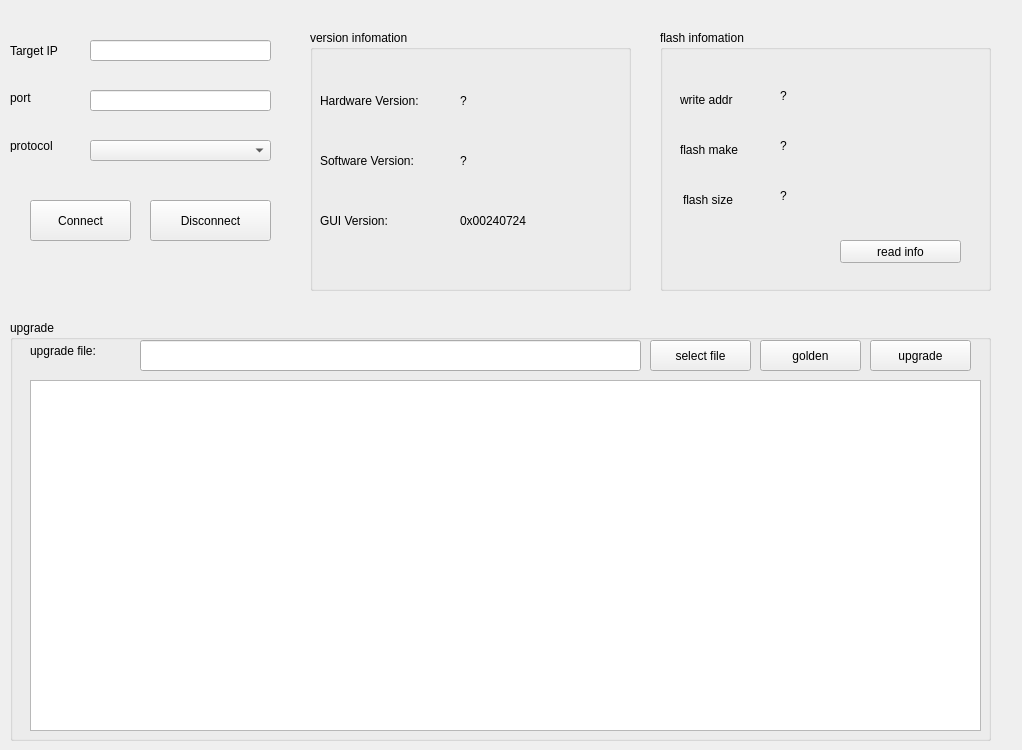
<?xml version="1.0" encoding="UTF-8"?>
<ui version="4.0">
 <class>Form</class>
 <widget class="QWidget" name="Form">
  <property name="geometry">
   <rect>
    <x>0</x>
    <y>0</y>
    <width>1022</width>
    <height>750</height>
   </rect>
  </property>
  <property name="minimumSize">
   <size>
    <width>0</width>
    <height>0</height>
   </size>
  </property>
  <property name="maximumSize">
   <size>
    <width>16777215</width>
    <height>16777215</height>
   </size>
  </property>
  <property name="windowTitle">
   <string>Form</string>
  </property>
  <widget class="QLabel" name="label_37">
   <property name="geometry">
    <rect>
     <x>10</x>
     <y>40</y>
     <width>71</width>
     <height>21</height>
    </rect>
   </property>
   <property name="text">
    <string>Target IP</string>
   </property>
  </widget>
  <widget class="QLineEdit" name="ipaddr_lineEdit">
   <property name="geometry">
    <rect>
     <x>90</x>
     <y>40</y>
     <width>181</width>
     <height>21</height>
    </rect>
   </property>
  </widget>
  <widget class="QPushButton" name="ipaddr_connect_btn">
   <property name="geometry">
    <rect>
     <x>30</x>
     <y>200</y>
     <width>101</width>
     <height>41</height>
    </rect>
   </property>
   <property name="text">
    <string>Connect</string>
   </property>
  </widget>
  <widget class="QPushButton" name="ipaddr_disconnect_btn">
   <property name="geometry">
    <rect>
     <x>150</x>
     <y>200</y>
     <width>121</width>
     <height>41</height>
    </rect>
   </property>
   <property name="text">
    <string>Disconnect</string>
   </property>
  </widget>
  <widget class="QGroupBox" name="groupBox_21">
   <property name="geometry">
    <rect>
     <x>310</x>
     <y>30</y>
     <width>321</width>
     <height>261</height>
    </rect>
   </property>
   <property name="title">
    <string>version infomation</string>
   </property>
   <widget class="QLabel" name="hardware_ver_label">
    <property name="geometry">
     <rect>
      <x>150</x>
      <y>60</y>
      <width>131</width>
      <height>21</height>
     </rect>
    </property>
    <property name="text">
     <string>?</string>
    </property>
   </widget>
   <widget class="QLabel" name="firmware_ver_label">
    <property name="geometry">
     <rect>
      <x>150</x>
      <y>120</y>
      <width>131</width>
      <height>21</height>
     </rect>
    </property>
    <property name="text">
     <string>?</string>
    </property>
   </widget>
   <widget class="QLabel" name="software_ver_label">
    <property name="geometry">
     <rect>
      <x>150</x>
      <y>180</y>
      <width>131</width>
      <height>21</height>
     </rect>
    </property>
    <property name="text">
     <string>0x00240724</string>
    </property>
   </widget>
   <widget class="QLabel" name="label_35">
    <property name="geometry">
     <rect>
      <x>10</x>
      <y>60</y>
      <width>121</width>
      <height>21</height>
     </rect>
    </property>
    <property name="text">
     <string>Hardware Version:</string>
    </property>
   </widget>
   <widget class="QLabel" name="label_38">
    <property name="geometry">
     <rect>
      <x>10</x>
      <y>120</y>
      <width>121</width>
      <height>21</height>
     </rect>
    </property>
    <property name="text">
     <string>Software Version:</string>
    </property>
   </widget>
   <widget class="QLabel" name="label_36">
    <property name="geometry">
     <rect>
      <x>10</x>
      <y>180</y>
      <width>121</width>
      <height>21</height>
     </rect>
    </property>
    <property name="text">
     <string>GUI Version:</string>
    </property>
   </widget>
  </widget>
  <widget class="QGroupBox" name="groupBox_22">
   <property name="geometry">
    <rect>
     <x>10</x>
     <y>320</y>
     <width>981</width>
     <height>421</height>
    </rect>
   </property>
   <property name="title">
    <string>upgrade</string>
   </property>
   <widget class="QLabel" name="label_44">
    <property name="geometry">
     <rect>
      <x>20</x>
      <y>20</y>
      <width>131</width>
      <height>21</height>
     </rect>
    </property>
    <property name="text">
     <string>&lt;html&gt;&lt;head/&gt;&lt;body&gt;&lt;p&gt;&lt;span style=&quot; font-size:11pt;&quot;&gt;upgrade file:&lt;/span&gt;&lt;/p&gt;&lt;/body&gt;&lt;/html&gt;</string>
    </property>
   </widget>
   <widget class="QPushButton" name="upgrade_file_button">
    <property name="geometry">
     <rect>
      <x>640</x>
      <y>20</y>
      <width>101</width>
      <height>31</height>
     </rect>
    </property>
    <property name="text">
     <string>select file</string>
    </property>
   </widget>
   <widget class="QPushButton" name="upgrade_button">
    <property name="geometry">
     <rect>
      <x>860</x>
      <y>20</y>
      <width>101</width>
      <height>31</height>
     </rect>
    </property>
    <property name="text">
     <string>upgrade</string>
    </property>
   </widget>
   <widget class="QTextEdit" name="textEdit_upgradeFile_out_put">
    <property name="geometry">
     <rect>
      <x>20</x>
      <y>60</y>
      <width>951</width>
      <height>351</height>
     </rect>
    </property>
   </widget>
   <widget class="QLineEdit" name="textEdit_upgradeFile">
    <property name="geometry">
     <rect>
      <x>130</x>
      <y>20</y>
      <width>501</width>
      <height>31</height>
     </rect>
    </property>
   </widget>
   <widget class="QPushButton" name="golden_button">
    <property name="geometry">
     <rect>
      <x>750</x>
      <y>20</y>
      <width>101</width>
      <height>31</height>
     </rect>
    </property>
    <property name="text">
     <string>golden</string>
    </property>
   </widget>
  </widget>
  <widget class="QLineEdit" name="port_set">
   <property name="geometry">
    <rect>
     <x>90</x>
     <y>90</y>
     <width>181</width>
     <height>21</height>
    </rect>
   </property>
  </widget>
  <widget class="QLabel" name="label">
   <property name="geometry">
    <rect>
     <x>10</x>
     <y>90</y>
     <width>54</width>
     <height>16</height>
    </rect>
   </property>
   <property name="text">
    <string>port</string>
   </property>
  </widget>
  <widget class="QComboBox" name="comboBox">
   <property name="geometry">
    <rect>
     <x>90</x>
     <y>140</y>
     <width>181</width>
     <height>21</height>
    </rect>
   </property>
  </widget>
  <widget class="QLabel" name="label_2">
   <property name="geometry">
    <rect>
     <x>10</x>
     <y>140</y>
     <width>54</width>
     <height>12</height>
    </rect>
   </property>
   <property name="text">
    <string>protocol</string>
   </property>
  </widget>
  <widget class="QGroupBox" name="groupBox">
   <property name="geometry">
    <rect>
     <x>660</x>
     <y>30</y>
     <width>331</width>
     <height>261</height>
    </rect>
   </property>
   <property name="title">
    <string>flash infomation</string>
   </property>
   <widget class="QLabel" name="label_3">
    <property name="geometry">
     <rect>
      <x>20</x>
      <y>60</y>
      <width>81</width>
      <height>20</height>
     </rect>
    </property>
    <property name="text">
     <string>write addr</string>
    </property>
   </widget>
   <widget class="QLabel" name="label_4">
    <property name="geometry">
     <rect>
      <x>20</x>
      <y>110</y>
      <width>71</width>
      <height>20</height>
     </rect>
    </property>
    <property name="text">
     <string>flash make</string>
    </property>
   </widget>
   <widget class="QLabel" name="label_5">
    <property name="geometry">
     <rect>
      <x>23</x>
      <y>160</y>
      <width>61</width>
      <height>20</height>
     </rect>
    </property>
    <property name="text">
     <string>flash size</string>
    </property>
   </widget>
   <widget class="QPushButton" name="ReadButton">
    <property name="geometry">
     <rect>
      <x>180</x>
      <y>210</y>
      <width>121</width>
      <height>23</height>
     </rect>
    </property>
    <property name="text">
     <string>read info</string>
    </property>
   </widget>
   <widget class="QLabel" name="write_lable">
    <property name="geometry">
     <rect>
      <x>120</x>
      <y>60</y>
      <width>54</width>
      <height>12</height>
     </rect>
    </property>
    <property name="text">
     <string>?</string>
    </property>
   </widget>
   <widget class="QLabel" name="make_lable">
    <property name="geometry">
     <rect>
      <x>120</x>
      <y>110</y>
      <width>54</width>
      <height>12</height>
     </rect>
    </property>
    <property name="text">
     <string>?</string>
    </property>
   </widget>
   <widget class="QLabel" name="size_lable">
    <property name="geometry">
     <rect>
      <x>120</x>
      <y>160</y>
      <width>54</width>
      <height>12</height>
     </rect>
    </property>
    <property name="text">
     <string>?</string>
    </property>
   </widget>
  </widget>
 </widget>
 <resources/>
 <connections/>
</ui>
